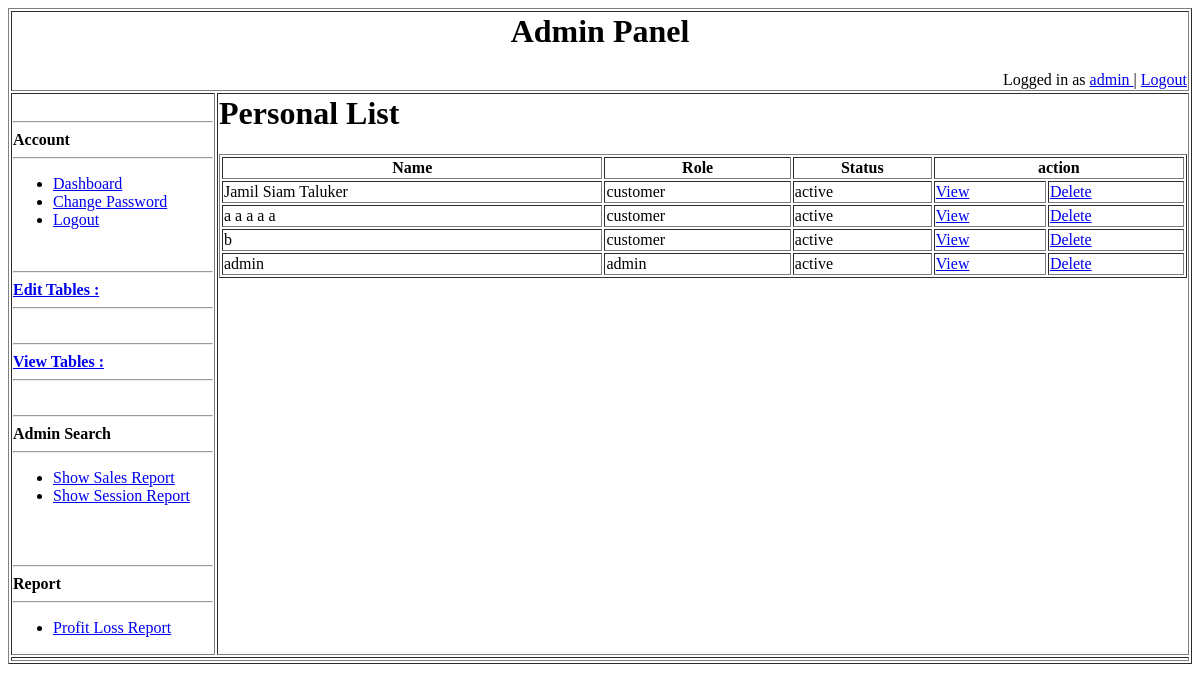
Page /App/View/AdminPages/ViewTables/viewPersonalTable.php (signed in) on the earlier database version.
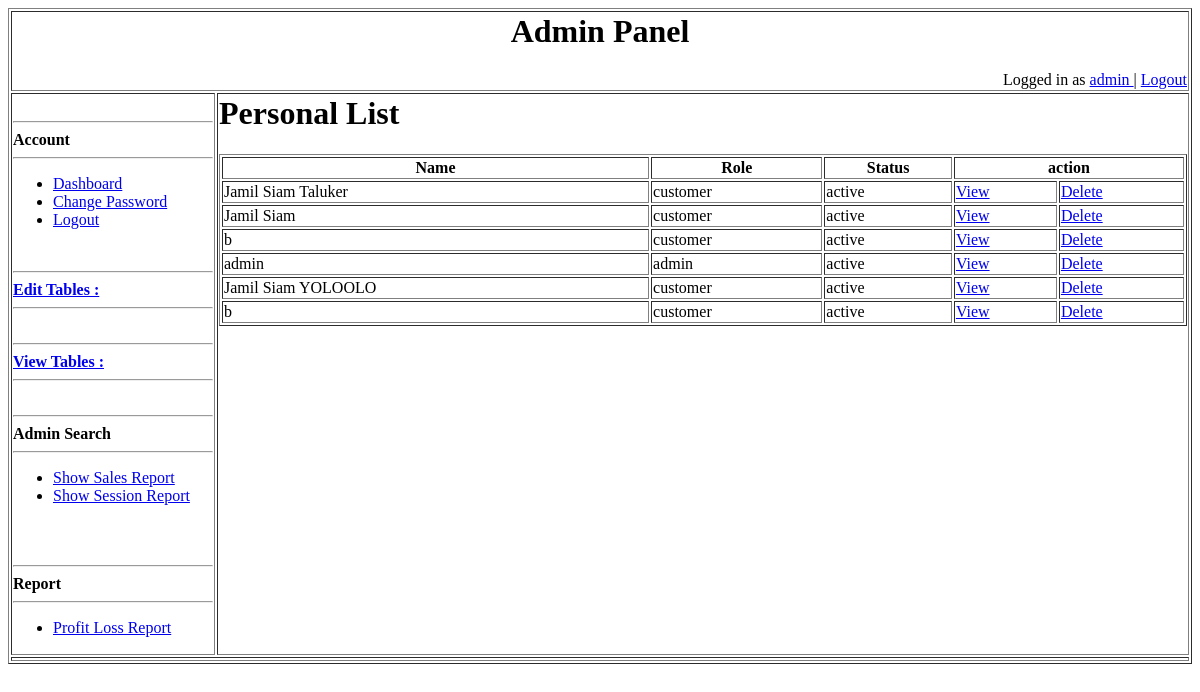
Same page on the later database version.
### tables this page shows
CREATE TABLE `user` (
  `id` int(11) NOT NULL,
  `name` varchar(50) NOT NULL,
  `userName` varchar(50) NOT NULL,
  `email` varchar(50) NOT NULL,
  `address` varchar(50) NOT NULL,
  `location` varchar(50) NOT NULL,
  `role` varchar(50) NOT NULL,
  `password` varchar(50) NOT NULL,
  `status` varchar(50) NOT NULL,
  `regDate` datetime NOT NULL,
  `phoneNo` varchar(11) NOT NULL,
  `picLink` varchar(50) NOT NULL
);

### App/View/AdminPages/ViewTables/viewPersonalTable.php (the view, shortened to what this page needs)
<table style="width:100%" , border = "1">
	<tr>
		<td colspan = "3">
			<?php
				include($_SERVER['DOCUMENT_ROOT']."/WebTechRepo/App/View/AdminPages/BasicStructure/header.php");
			?>
		</td>
	</tr>
	<tr>
		<td colspan="1" width = "200" valign="top">
			<?php
				include($_SERVER['DOCUMENT_ROOT']."/WebTechRepo/App/View/AdminPages/BasicStructure/accountCol.php");
			?>
		</td>
		<td colspan="2" valign="top">
			<h1>Personal List</h1>
			<?php
			include($_SERVER['DOCUMENT_ROOT']."/WebTechRepo/DB/createCon.php");
			$result=mysqli_query($conn,"SELECT * FROM user");
			?>
			<table border="1" width="100%">
		<tr>
			<th>Name</th>
			<th>Role</th>
			<th>Status</th>
			<th colspan="2">action</th>
			</tr>
		<?php while($row=mysqli_fetch_array($result)) { ?>
		<tr>
			<td><?php echo $row['name'];?></td>
			<td><?php echo $row['role'];?></td>
			<td><?php echo $row['status'];?></td>
			<td>
				<a href="deletePersonalTable.php?view=<?php echo $row['id'];?>">View</a>
			</td>
			<td>
				<a href="deletePersonalTable.php?del=<?php echo $row['id'];?>">Delete</a>
			</td>
		</tr>
		<?php }?>
	</table>
		</td>
	</tr>
	<tr>
		<td colspan = "3">
		</td>
	</tr>
</table>

Differences in the rows shown:
changed user: name "a a a a a" → "Jamil Siam"
added user: name "Jamil Siam YOLOOLO", role "customer", status "active"
added user: name "b", role "customer", status "active"
